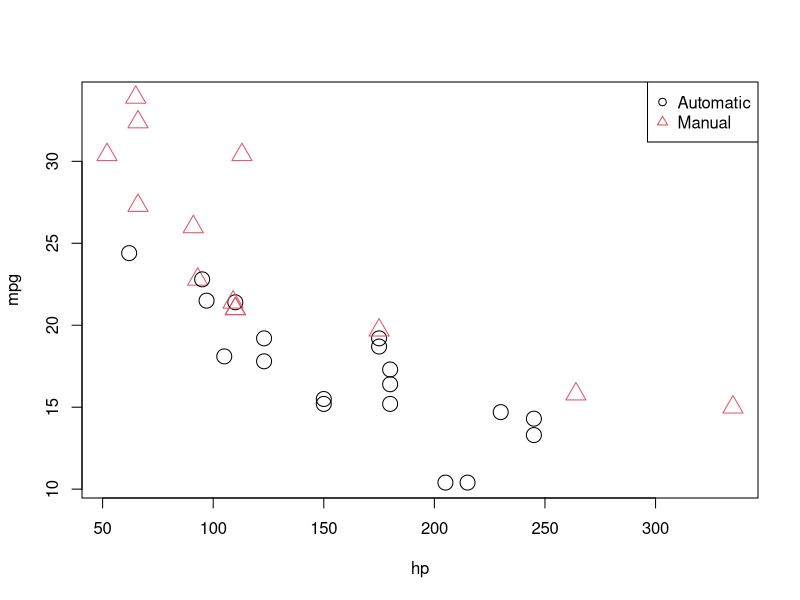
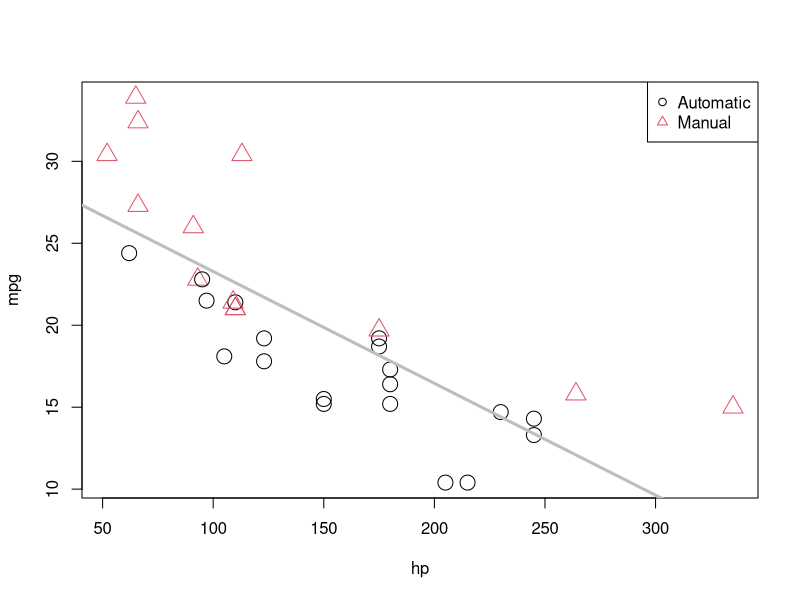

The R script that drew these images, in order:
plot(mpg ~ hp, data = mtcars, col = am + 1, pch = am + 1, cex = 2)
legend("topright", c("Automatic", "Manual"), col = c(1, 2), pch = c(1, 2))

mpg_hp_slr = lm(mpg ~ hp, data = mtcars)

plot(mpg ~ hp, data = mtcars, col = am + 1, pch = am + 1, cex = 2)
abline(mpg_hp_slr, lwd = 3, col = "grey")
legend("topright", c("Automatic", "Manual"), col = c(1, 2), pch = c(1, 2))

#dummy variable
#x2   1 = manual
#     0 = automatic

#x2 term = 0, x2 just goes away, so then it is automatic
#
#Y = (Bo + B2) + b1x1 + e manual
#Y =  Bo       + b1x1 + e  automatic
#would obtain estimates
#beta_0_hat = estimate ave fuel eff when x1 and x2 = 0
#beta_1_hat = estimate ave fule eff changes as hp increases (independent of transmission)
#beta_2_hat = estimated difference in average ful effiency between manual and automatic
#beta_0_hat + beta_2_hat = ave fuel efficincy when tranmssion is manual
#1 model, but 2 lines

#H0: B2 = 0 vs H1 B2 <> 0
#null y = bo + b1x1  y = bo + b1x1 + b2x2
# a dummy variable allows for 2 regressions

#what if there are more than 1 cateogories
#x2 = automatic, manual, cvt?
#what about different slopes?

#Cat